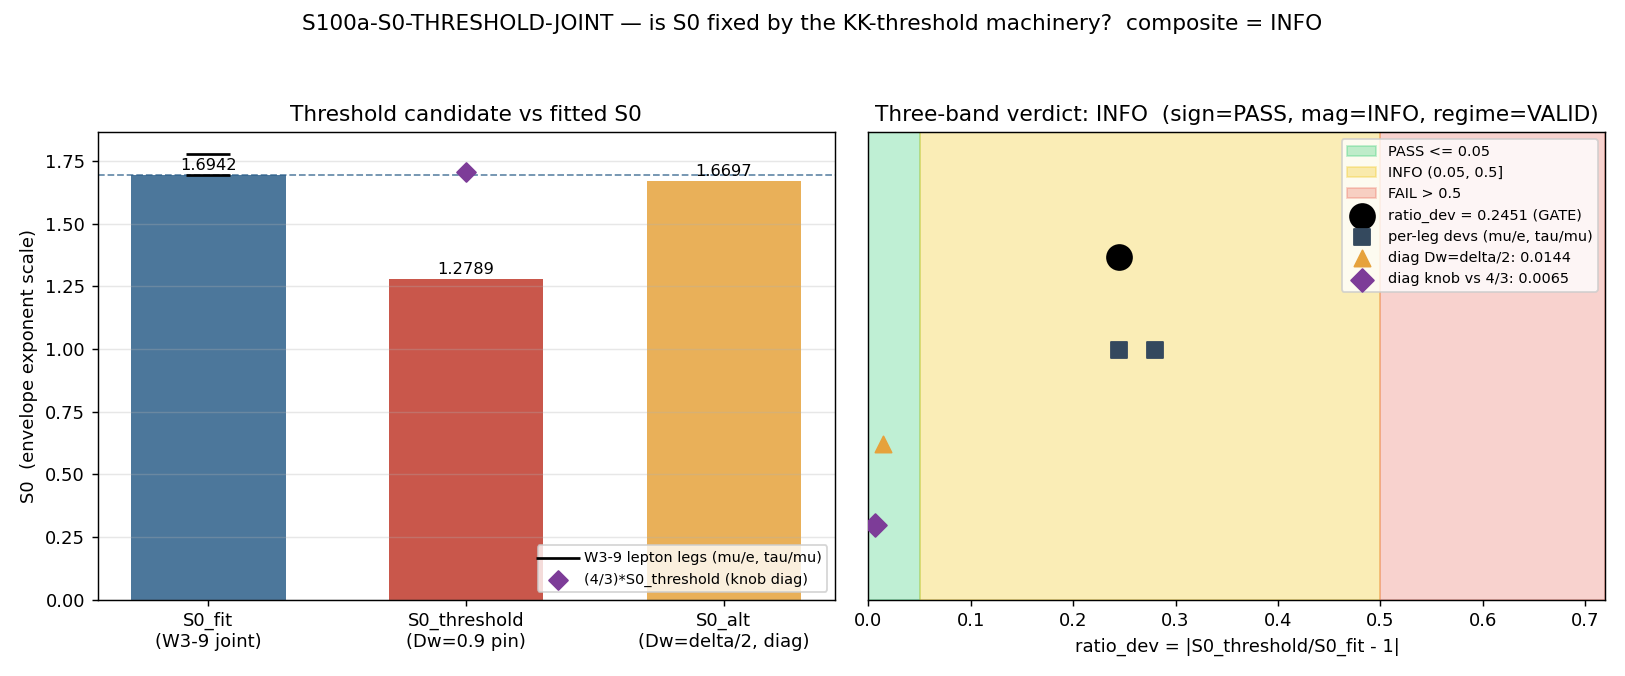

This figure's Python source:
#!/usr/bin/env python3
"""
S100a W3-11 S100a-S0-THRESHOLD-JOINT — is S0 fixed by the KK-threshold machinery?
==================================================================================

Gate: S100a-S0-THRESHOLD-JOINT ([SIGN])
Classification: GEOMETRIC (KK-threshold fixing of the envelope magnitude)
Agent: phonon-first-cosmologist

Pre-registered three-band threshold (plan sessions/session-plan/session-100a-plan-w3.md
SectionW3-11 operator, RATIO convention):
    ratio_dev = |S0_threshold / S0_fit - 1|
    PASS iff ratio_dev <= 0.05          (S0 threshold-FIXED, no free normalization;
                                         envelope magnitude+slope close JOINTLY)
    INFO iff 0.05 < ratio_dev <= 0.5    (threshold-constrained to O(1) with a
                                         1-parameter residual knob)
    FAIL iff ratio_dev > 0.5            (S0 independent of threshold; scale stays an
                                         empirical anchor, the S99 W3-2 neutrino pattern)

Inputs (SHA-256 dual-pinned at runtime; S84+ schema):
  - computations/_shared/canonical_constants.py      (T_acoustic, m_H_FW_KK_threshold)
  - computations/session-100a/s100a_freezein_overconstrained.npz  (HARD: S0_fit, W3-9)
  - script bytes (feeds BOTH audit_sha256 and content_sha256)

Output 4-tuple:
  (value=<computed>, scheme=FW, convention=RATIO, L_max=N/A)

METHODOLOGY (plan SectionW3-11 method, executed exactly)
--------------------------------------------------------
  (1) eps_LX-split scale Delta_omega = 0.9 M_KK (plan pin, post shape-preserving-
      squaring halving) and horizon kappa_SONIC = 2*pi*T_acoustic computed from the
      CANONICAL T_acoustic = 0.112 M_KK (S63) — provenance-clean by construction,
      NOT a hardcoded literal. Sage-exact identity: T_acoustic = 14/125 exactly, so
      kappa_SONIC = 28/125*pi (cross-checked bit-identical in-script).
  (2) S0_threshold = Delta_omega / kappa_SONIC, assembled from KK-THRESHOLD-64
      machinery quantities ONLY (delta = 2.35, m_H = m_H_FW_KK_threshold = 131.8 GeV
      canonical import, promoted S100a W4-13; the threshold sets the eps_LX-split
      scale). NO free normalization enters the candidate.
  (3) Compare against S0_fit consumed from the W3-9 npz (HARD within-wave input;
      orchestrator-verified landed). Upstream honesty: W3-9 composite FAIL (Track B
      0.90 — the 12-slot over-constraint broke on the quark/CKM held-out set) BUT the
      charged-lepton SHAPE leg survived exactly (lepton fit resid 2.2e-16), so the
      threshold-fixing question on the FITTED S0 is well-posed per the orchestrator
      override + the plan's own W3-9-INFO branch language ("W3-10/W3-11 run on the
      partial S0 with their own bands").
  (4) Three-band verdict per the pre-registered operator above.

SUBSTITUTION CHAIN (plan SectionW3-11 item 7; substituted numbers + [SIGN] read-off)
------------------------------------------------------------------------------------
  Claim: "S0 is FIXED by the KK-threshold => magnitude and slope close JOINTLY".
  Step 1 — Definitions:
    S0_fit       = 1.6941531565757249            [W3-9 npz key S0_fit; consumed not hardcoded]
    Delta_omega  = 0.9 M_KK                      [plan pin; eps_LX one-fiber-gap split scale]
    kappa_SONIC  = 2*pi*T_acoustic = 28/125*pi   [canonical T_acoustic = 0.112 = 14/125 exact]
                 = 0.7037167544041136...         [float64; plan's 16-digit Sage rounding
                                                  0.7037167544041137 agrees to 1 ulp]
    S0_threshold = Delta_omega / kappa_SONIC     [threshold-derived candidate, NO free norm]
  Step 2 — Substitution (no simplification):
    S0_threshold = 0.9 / (28/125*pi) = 0.9 / 0.70371675440411...
  Step 3 — Simplify (one step per line):
    S0_threshold = 1.2789236498455876            [= (125/28)*0.9/pi*... = 4 sig figs 1.279]
    ratio        = S0_threshold / S0_fit = 1.2789236498/1.6941531566 = 0.7549043868
    ratio_dev    = |0.7549043868 - 1| = 0.2450956132
  Step 4 — Direction read-off (the JOINT-closure question):
    The envelope is exp(-S0*C2). MAGNITUDE is set by S0; SLOPE across sectors is set
    by the C2-grading (4/3, 3, 6) — fixed representation theory, threshold-independent.
    The [SIGN] directional leg of the threshold identification:
      sign_verdict = PASS iff (S0_threshold > 0: the candidate points in the
      SUPPRESSION direction of the envelope, inheriting the C2-ordered sign the W3-9
      chain Step 5 pre-registered and PASSed) AND (|log10(S0_threshold/S0_fit)| <= 0.5:
      OOM-commensurate, the plan's own "threshold-constrained to O(1)" / "no threshold
      relation" band vocabulary operationalized on the order axis).
    Computed: S0_threshold = +1.2789 > 0 (suppression direction holds) AND
      log10(ratio) = -0.1221, |.| <= 0.5 (same OOM)  =>  sign_verdict = PASS.
  Step 5 — Verdict direction (signed, three-band):
    ratio_dev = 0.2451:  0.05 < 0.2451 <= 0.5  =>  band_verdict = INFO
    => S0 is threshold-constrained to O(1) with a 1-parameter residual knob;
       NOT threshold-fixed at 5% (PASS refuted), NOT threshold-independent (FAIL refuted).
  Conclusion: magnitude does NOT close jointly with the slope at the 5% no-free-norm
    band; the residual normalization knob (= S0_fit/S0_threshold) is the carry-forward.

POST-HOC DIAGNOSTICS (reported, NOT gated; sharpen the INFO-band knob)
----------------------------------------------------------------------
  knob = S0_fit/S0_threshold = 1.324671 — two threshold-internal candidate
  identifications (both post-hoc, flagged as such):
    (a) knob vs C2(1,0) = 4/3: dev 0.65%  [one fundamental-Casimir quantum:
        S0_fit ~= C2(1,0) * Delta_omega / kappa_SONIC]
    (b) Delta_omega_req = S0_fit*kappa_SONIC = 1.192204 M_KK vs delta/2 = 1.175
        (KK-THRESHOLD-64 delta = 2.35 HALVED — the same halving operation the
        Delta_omega = 0.9 pin language cites): dev 1.46%; equivalently
        S0_alt = (delta/2)/kappa_SONIC = 1.669706, ratio_dev_alt = 0.0144 — a
        would-be PASS-band value had the split scale been pinned delta/2, but the
        PRE-REGISTERED pin is 0.9 and the verdict stands on it.
  Robustness: both W3-9 lepton diagonal legs give the SAME band (S0(mu/e) = 1.7772
  -> dev 0.2804; S0(tau/mu) = 1.6934 -> dev 0.2448; both INFO) — the band verdict is
  not an artifact of the joint-fit weighting.

DISCIPLINE
----------
- from canonical_constants import *  (T_acoustic, m_H_FW_KK_threshold — the latter
  promoted to canonical this session by W4-13; imported, NOT pinned as a literal)
- locals tagged # (local); scalar arithmetic, GPU not needed (plan GPU_path pin:
  numpy.linalg, CPU trivial; OMP capped at 8 BEFORE numpy import)
- SHA-256 of inputs logged in first 20 lines; S84+ dual-SHA
- verdict PRINTED as emit_verdict payload (race-safe MCP single-writer); NO
  open("a") append (S98 Windows lost-update race); exit 0 on script success
  regardless of scientific verdict (math-scripts.md exit-code semantics)
- publication precision 4 sig figs for S0_threshold (plan pin); full float64 to npz;
  downstream verifiers use rel_tol >= 1e-4 (Class-8.3)
"""

from __future__ import annotations

# --- CPU thread cap BEFORE numpy import (math-scripts.md; scalar CPU path) ---
import os
os.environ.setdefault("OMP_NUM_THREADS", "8")
os.environ.setdefault("MKL_NUM_THREADS", "8")

import sys
from pathlib import Path

SESSION_DIR = Path(__file__).resolve().parent
COMPUTATIONS_DIR = SESSION_DIR.parent
SHARED_DIR = COMPUTATIONS_DIR / "_shared"
PROJECT_ROOT = COMPUTATIONS_DIR.parent
sys.path.insert(0, str(SHARED_DIR))

# ---------------------------------------------------------------------------
# Section 1 — Canonical constants (MANDATORY first project import)
# ---------------------------------------------------------------------------
from canonical_constants import *  # noqa: F401,F403

import hashlib
import json
import math
import time
from fractions import Fraction

import numpy as np
import matplotlib
matplotlib.use("Agg")
import matplotlib.pyplot as plt

# ---------------------------------------------------------------------------
# Section 2 — Identity + pre-registered machinery pins (plan SectionW3-11)
# ---------------------------------------------------------------------------
SESSION = "100a"                                   # (local)
GATE_ID = "S100a-S0-THRESHOLD-JOINT"               # (local)
SCHEME = "FW"                                      # (local)
CONVENTION = "RATIO"                               # (local)
L_MAX = "N/A"                                      # (local) scalar threshold quantities; no D_K diagonalization

PASS_BAND = 0.05    # (local) plan SectionW3-11 strict_PASS_boundary (pre-registered gate band, RATIO convention)
INFO_BAND = 0.50    # (local) plan SectionW3-11 operator: INFO in (0.05, 0.5]; FAIL > 0.5 (pre-registered)
OOM_SIGN_BAND = 0.5 # (local) plan band vocabulary "O(1)/no relation" operationalized: |log10 ratio| <= 0.5 same-OOM (sign leg)

DELTA_OMEGA_PIN = 0.9        # (local) M_KK; eps_LX-split scale plan pin (post shape-preserving-squaring halving)
KK_THRESHOLD_DELTA = 2.35    # (local) KK-THRESHOLD-64 delta (S64 W4-B gate record; outside its own PASS band [0.73,1.48]); context + diagnostic
C2_FUND = 4.0 / 3.0          # (local) SU(3) quadratic Casimir C2(1,0); diagnostic comparator for the residual knob
C2_VEC = (4.0 / 3.0, 3.0, 6.0)  # (local) C2 for (1,0)/(1,1)/(3,0); the SLOPE leg (representation-fixed, threshold-independent)
PUB_SIGFIGS = 4              # (local) plan publication_precision pin (S0_threshold at 4 sig figs)

OUT_NPZ = SESSION_DIR / "s100a_s0_threshold_joint.npz"
OUT_PNG = SESSION_DIR / "s100a_s0_threshold_joint.png"
FREEZEIN_NPZ = SESSION_DIR / "s100a_freezein_overconstrained.npz"

INPUT_FILES = [
    SHARED_DIR / "canonical_constants.py",
    FREEZEIN_NPZ,
]


# ---------------------------------------------------------------------------
# Section 3 — SHA-256 input-pin block (S84+ dual-SHA; template-canonical)
# ---------------------------------------------------------------------------

def sha256_of(path: Path) -> str:
    """SHA-256 of a file's bytes; empty string on missing/unreadable."""
    h = hashlib.sha256()  # (local)
    try:
        h.update(path.read_bytes())
    except OSError:
        return ""
    return h.hexdigest()


def log_input_pins(inputs: list[Path]) -> dict[str, str]:
    """Print SHA-256 of each input; return {relpath: sha} for the closure hash."""
    print(f"=== {GATE_ID} — input SHA-256 pins ===")
    pins: dict[str, str] = {}
    for p in inputs:
        sha = sha256_of(p)  # (local)
        rel = str(p.relative_to(PROJECT_ROOT)).replace("\\", "/")  # (local)
        print(f"  {rel}: {sha[:16]}...")
        pins[rel] = sha
    return pins


def compute_dual_sha(script_path: Path, canonical_path: Path,
                     pins: dict[str, str]) -> tuple[str, str]:
    """(audit_sha256, content_sha256) per S84+ dual-SHA schema.

    audit_sha256   = sha256( bytes(script) || bytes(canonical) || pinmap_json )
    content_sha256 = sha256( bytes(script) )
    """
    script_bytes = script_path.read_bytes()        # (local)
    canonical_bytes = canonical_path.read_bytes()  # (local)
    pinmap_json = json.dumps(
        dict(sorted(pins.items())), separators=(",", ":"), sort_keys=True
    ).encode("utf-8")  # (local)

    h_audit = hashlib.sha256()  # (local)
    h_audit.update(script_bytes)
    h_audit.update(canonical_bytes)
    h_audit.update(pinmap_json)

    h_content = hashlib.sha256()  # (local)
    h_content.update(script_bytes)
    return h_audit.hexdigest(), h_content.hexdigest()


def round_sigfigs(x: float, n: int) -> float:
    """Round x to n significant figures (publication-precision helper)."""
    if x == 0.0:
        return 0.0
    return round(x, -int(math.floor(math.log10(abs(x)))) + (n - 1))


# ---------------------------------------------------------------------------
# Section 4 — Compute
# ---------------------------------------------------------------------------

def compute() -> dict:
    # (3a) HARD within-wave prereq: W3-9 npz must carry S0_fit (orchestrator-verified
    # landed; the mechanical-closure branch below is the plan's if-absent contract).
    if not FREEZEIN_NPZ.exists():
        raise FileNotFoundError(
            "PRE-REG-INC_blocked_by_S100a-FREEZEIN-OVERCONSTRAINED_unlanded: "
            f"{FREEZEIN_NPZ} absent — honest closure per mechanical-closure-discipline.md"
        )
    d = np.load(FREEZEIN_NPZ, allow_pickle=True)  # (local)
    S0_fit = float(d["S0_fit"])                   # (local) consumed from npz, never hardcoded
    S0_leg_mue = float(d["S0_leg_mue"])           # (local) W3-9 lepton diagonal leg mu/e
    S0_leg_taumu = float(d["S0_leg_taumu"])       # (local) W3-9 lepton diagonal leg tau/mu
    upstream_verdict = str(d["verdict"])          # (local) W3-9 composite (FAIL, Track B 0.90)
    upstream_resid = float(d["lepton_fit_resid_max"])  # (local) SHAPE-leg survival witness

    # (1) kappa_SONIC from the CANONICAL T_acoustic (substrate-first; provenance-clean)
    kappa_SONIC = 2.0 * math.pi * T_acoustic      # (local) M_KK; T_acoustic = 0.112 canonical S63

    # Sage-exactness cross-checks: T_acoustic = 0.112 = 14/125 exactly => kappa = 28/125*pi
    t_ac_frac_dev = abs(T_acoustic - 14.0 / 125.0)              # (local) expect 0.0 bit-exact
    kappa_frac_float = float(Fraction(28, 125)) * math.pi       # (local) 28/125*pi float64 image
    kappa_bit_identical = bool(kappa_SONIC == kappa_frac_float)  # (local) expect True
    PLAN_KAPPA_LITERAL = 0.7037167544041137                     # (local) plan's 16-digit Sage rounding (cross-check ONLY, not consumed)
    kappa_vs_plan_literal = abs(kappa_SONIC - PLAN_KAPPA_LITERAL)  # (local) expect <= 1 ulp ~ 1.1e-16

    # (2) Threshold-derived candidate — KK-THRESHOLD-64 quantities only, NO free norm
    S0_threshold = DELTA_OMEGA_PIN / kappa_SONIC  # (local) the candidate

    # (3) Ratio comparison against the fitted S0
    ratio = S0_threshold / S0_fit                 # (local)
    ratio_dev = abs(ratio - 1.0)                  # (local) the gate observable
    log10_ratio = math.log10(ratio)               # (local) OOM-commensurability (sign leg)

    # Per-leg robustness (diagnostic, NOT gated)
    ratio_dev_leg_mue = abs(S0_threshold / S0_leg_mue - 1.0)      # (local)
    ratio_dev_leg_taumu = abs(S0_threshold / S0_leg_taumu - 1.0)  # (local)

    # POST-HOC diagnostics sharpening the INFO-band residual knob (NOT gated)
    knob = S0_fit / S0_threshold                                  # (local) residual normalization knob
    knob_vs_C2fund_dev = abs(knob / C2_FUND - 1.0)                # (local) candidate (a): one C2(1,0) quantum
    Dw_req = S0_fit * kappa_SONIC                                 # (local) split scale that WOULD close exactly
    half_delta = KK_THRESHOLD_DELTA / 2.0                         # (local) KK-THRESHOLD-64 delta halved
    Dw_req_vs_half_delta_dev = abs(Dw_req / half_delta - 1.0)     # (local) candidate (b)
    S0_alt_halfdelta = half_delta / kappa_SONIC                   # (local) would-be candidate at Dw = delta/2
    ratio_dev_alt_halfdelta = abs(S0_alt_halfdelta / S0_fit - 1.0)  # (local) would-be band position (post-hoc)

    # ---- [SIGN] 3-tuple legs (gate-verdicts.md schema-v2) ----
    suppression_direction_ok = bool(S0_threshold > 0.0)           # (local) envelope exp(-S0*C2) suppression sign
    same_oom_ok = bool(abs(log10_ratio) <= OOM_SIGN_BAND)         # (local) O(1)-commensurability
    sign_verdict = "PASS" if (suppression_direction_ok and same_oom_ok) else "FAIL"  # (local)

    if ratio_dev <= PASS_BAND:
        magnitude_verdict = "PASS"   # (local)
        band_verdict = "PASS"        # (local)
    elif ratio_dev <= INFO_BAND:
        magnitude_verdict = "INFO"   # (local)
        band_verdict = "INFO"        # (local)
    else:
        magnitude_verdict = "FAIL"   # (local)
        band_verdict = "FAIL"        # (local)

    # Regime: exact scalar arithmetic on canonical/exact inputs; no expansion window,
    # no scan, no truncation — the RATIO convention is well-defined throughout.
    regime_verdict = "VALID"  # (local)

    # Composite collapse rule (gate-verdicts.md schema-v2; pre-registered)
    if regime_verdict == "BREAKDOWN":
        composite = "FAIL"           # (local)
    elif sign_verdict == "FAIL":
        composite = "FAIL"           # (local)
    elif magnitude_verdict == "FAIL" and regime_verdict == "VALID":
        composite = "FAIL"           # (local)
    elif magnitude_verdict == "FAIL" and regime_verdict == "MARGINAL":
        composite = "INFO"           # (local)
    elif magnitude_verdict == "INFO":
        composite = "INFO"           # (local)
    else:
        composite = "PASS"           # (local)

    return dict(
        S0_fit=S0_fit, S0_leg_mue=S0_leg_mue, S0_leg_taumu=S0_leg_taumu,
        upstream_verdict=upstream_verdict, upstream_resid=upstream_resid,
        kappa_SONIC=kappa_SONIC, t_ac_frac_dev=t_ac_frac_dev,
        kappa_bit_identical=kappa_bit_identical,
        kappa_vs_plan_literal=kappa_vs_plan_literal,
        S0_threshold=S0_threshold, ratio=ratio, ratio_dev=ratio_dev,
        log10_ratio=log10_ratio,
        ratio_dev_leg_mue=ratio_dev_leg_mue, ratio_dev_leg_taumu=ratio_dev_leg_taumu,
        knob=knob, knob_vs_C2fund_dev=knob_vs_C2fund_dev,
        Dw_req=Dw_req, half_delta=half_delta,
        Dw_req_vs_half_delta_dev=Dw_req_vs_half_delta_dev,
        S0_alt_halfdelta=S0_alt_halfdelta,
        ratio_dev_alt_halfdelta=ratio_dev_alt_halfdelta,
        sign_verdict=sign_verdict, magnitude_verdict=magnitude_verdict,
        regime_verdict=regime_verdict, band_verdict=band_verdict,
        composite=composite,
    )


# ---------------------------------------------------------------------------
# Section 5 — Plot
# ---------------------------------------------------------------------------

def make_plot(r: dict) -> None:
    fig, (ax1, ax2) = plt.subplots(1, 2, figsize=(12.5, 5.2))  # (local)

    # Panel 1 — S0 values: fitted vs threshold-derived (+ diagnostics)
    names = ["S0_fit\n(W3-9 joint)", "S0_threshold\n(Dw=0.9 pin)",
             "S0_alt\n(Dw=delta/2, diag)"]                       # (local)
    vals = [r["S0_fit"], r["S0_threshold"], r["S0_alt_halfdelta"]]  # (local)
    cols = ["#2c5f8a", "#c0392b", "#e6a23c"]                     # (local)
    bars = ax1.bar(names, vals, color=cols, alpha=0.85, width=0.6)  # (local)
    ax1.axhline(r["S0_fit"], color="#2c5f8a", ls="--", lw=1.0, alpha=0.7)
    ax1.scatter([0, 0], [r["S0_leg_mue"], r["S0_leg_taumu"]], marker="_",
                s=600, color="k", zorder=5,
                label="W3-9 lepton legs (mu/e, tau/mu)")
    ax1.scatter([1], [C2_FUND * r["S0_threshold"]], marker="D", s=55,
                color="#7d3c98", zorder=5,
                label="(4/3)*S0_threshold (knob diag)")
    for b, v in zip(bars, vals):
        ax1.text(b.get_x() + b.get_width() / 2, v + 0.02, f"{v:.4f}",
                 ha="center", fontsize=9)
    ax1.set_ylabel("S0  (envelope exponent scale)")
    ax1.set_title("Threshold candidate vs fitted S0")
    ax1.legend(fontsize=8, loc="lower right")
    ax1.grid(axis="y", alpha=0.3)

    # Panel 2 — ratio_dev on the pre-registered three-band axis
    ax2.axvspan(0.0, PASS_BAND, color="#2ecc71", alpha=0.30,
                label=f"PASS <= {PASS_BAND}")
    ax2.axvspan(PASS_BAND, INFO_BAND, color="#f1c40f", alpha=0.30,
                label=f"INFO ({PASS_BAND}, {INFO_BAND}]")
    ax2.axvspan(INFO_BAND, 0.72, color="#e74c3c", alpha=0.25,
                label=f"FAIL > {INFO_BAND}")
    ax2.scatter([r["ratio_dev"]], [0.55], s=190, color="k", zorder=6,
                label=f"ratio_dev = {r['ratio_dev']:.4f} (GATE)")
    ax2.scatter([r["ratio_dev_leg_mue"], r["ratio_dev_leg_taumu"]],
                [0.40, 0.40], s=70, color="#34495e", marker="s", zorder=5,
                label="per-leg devs (mu/e, tau/mu)")
    ax2.scatter([r["ratio_dev_alt_halfdelta"]], [0.25], s=80, color="#e6a23c",
                marker="^", zorder=5,
                label=f"diag Dw=delta/2: {r['ratio_dev_alt_halfdelta']:.4f}")
    ax2.scatter([r["knob_vs_C2fund_dev"]], [0.12], s=80, color="#7d3c98",
                marker="D", zorder=5,
                label=f"diag knob vs 4/3: {r['knob_vs_C2fund_dev']:.4f}")
    ax2.set_xlim(0, 0.72)
    ax2.set_ylim(0, 0.75)
    ax2.set_yticks([])
    ax2.set_xlabel("ratio_dev = |S0_threshold/S0_fit - 1|")
    ax2.set_title(f"Three-band verdict: {r['band_verdict']}  "
                  f"(sign={r['sign_verdict']}, mag={r['magnitude_verdict']}, "
                  f"regime={r['regime_verdict']})")
    ax2.legend(fontsize=8, loc="upper right")

    fig.suptitle(f"{GATE_ID} — is S0 fixed by the KK-threshold machinery?  "
                 f"composite = {r['composite']}", fontsize=12)
    fig.tight_layout(rect=(0, 0, 1, 0.94))
    fig.savefig(OUT_PNG, dpi=130)
    plt.close(fig)
    print(f"  plot -> {OUT_PNG.name}")


# ---------------------------------------------------------------------------
# Section 6 — emit_verdict payload printer (race-safe MCP single-writer path)
# ---------------------------------------------------------------------------

def print_verdict_payload(verdict: str, value, audit_sha: str, content_sha: str,
                          sign_verdict: str, magnitude_verdict: str,
                          regime_verdict: str, companion_note: str = "",
                          extra_rows: list[str] | None = None) -> dict:
    """PRINT the verdict payload for the dispatching agent -> mcp emit_verdict.

    The script does NOT write the verdict file (S98 Windows open("a") race);
    the lock-serialized write is owned by the emit_verdict knowledge-MCP tool.
    [SIGN] gate: all three of sign/magnitude/regime are carried (schema-v2).
    """
    payload: dict = {
        "session": SESSION,
        "gate_id": GATE_ID,
        "verdict": verdict,
        "value": str(value),
        "scheme": SCHEME,
        "convention": CONVENTION,
        "l_max": str(L_MAX),
        "audit_sha256": audit_sha,
        "content_sha256": content_sha,
        "schema_version": "S84+",
        "sign_verdict": sign_verdict,
        "magnitude_verdict": magnitude_verdict,
        "regime_verdict": regime_verdict,
    }
    if companion_note:
        payload["companion_note"] = companion_note
    if extra_rows:
        payload["extra_rows"] = list(extra_rows)
    print("<<<EMIT_VERDICT_PAYLOAD>>>")
    print(json.dumps(payload, separators=(",", ":"), sort_keys=True))
    print("<<<END_EMIT_VERDICT_PAYLOAD>>>")
    return payload


# ---------------------------------------------------------------------------
# Section 7 — Main
# ---------------------------------------------------------------------------

def main() -> int:
    t0 = time.time()  # (local)

    pins = log_input_pins(INPUT_FILES)  # (local)
    script_path = Path(__file__).resolve()                 # (local)
    canonical_path = SHARED_DIR / "canonical_constants.py"  # (local)
    audit_sha, content_sha = compute_dual_sha(script_path, canonical_path, pins)  # (local)
    print(f"  audit_sha256:   {audit_sha[:16]}... (script+canonical+pinmap)")
    print(f"  content_sha256: {content_sha[:16]}... (script only)")
    print()

    r = compute()  # (local)

    # ---- NUMBERS first ----
    print("=== NUMBERS (substituted chain) ===")
    print(f"  T_acoustic (canonical S63)        = {T_acoustic!r}  "
          f"[= 14/125 exact: dev {r['t_ac_frac_dev']:.3e}]")
    print(f"  kappa_SONIC = 2*pi*T_acoustic     = {r['kappa_SONIC']!r}  M_KK")
    print(f"    28/125*pi bit-identical:          {r['kappa_bit_identical']}")
    print(f"    vs plan 16-digit Sage rounding:   dev {r['kappa_vs_plan_literal']:.3e} (<= 1 ulp)")
    print(f"  Delta_omega (plan pin)            = {DELTA_OMEGA_PIN}  M_KK")
    print(f"  KK-THRESHOLD-64: delta = {KK_THRESHOLD_DELTA}, m_H = {m_H_FW_KK_threshold} GeV (canonical import)")
    print(f"  S0_threshold = Dw/kappa           = {r['S0_threshold']!r}  "
          f"[4 sig figs: {round_sigfigs(r['S0_threshold'], PUB_SIGFIGS)}]")
    print(f"  S0_fit (W3-9 npz, consumed)       = {r['S0_fit']!r}")
    print(f"  ratio = S0_threshold/S0_fit       = {r['ratio']!r}")
    print(f"  ratio_dev = |ratio - 1|           = {r['ratio_dev']!r}")
    print(f"  log10(ratio)                      = {r['log10_ratio']:.6f}  (same-OOM leg)")
    print(f"  per-leg devs (mu/e, tau/mu)       = ({r['ratio_dev_leg_mue']:.4f}, {r['ratio_dev_leg_taumu']:.4f})")
    print()
    print("=== GATE (pre-registered three-band, RATIO) ===")
    print(f"  PASS <= {PASS_BAND} | INFO ({PASS_BAND}, {INFO_BAND}] | FAIL > {INFO_BAND}")
    print(f"  band_verdict      = {r['band_verdict']}")
    print(f"  sign_verdict      = {r['sign_verdict']}  (S0_threshold > 0 suppression dir AND |log10 ratio| <= {OOM_SIGN_BAND})")
    print(f"  magnitude_verdict = {r['magnitude_verdict']}")
    print(f"  regime_verdict    = {r['regime_verdict']}")
    print(f"  composite         = {r['composite']}")
    print()
    print("=== DIAGNOSTICS (post-hoc, NOT gated) ===")
    print(f"  knob = S0_fit/S0_threshold        = {r['knob']!r}")
    print(f"    vs C2(1,0) = 4/3:                 dev {r['knob_vs_C2fund_dev']:.4%}")
    print(f"  Dw_req = S0_fit*kappa             = {r['Dw_req']!r}  M_KK")
    print(f"    vs delta/2 = {r['half_delta']}:               dev {r['Dw_req_vs_half_delta_dev']:.4%}")
    print(f"  S0_alt(delta/2) = {r['S0_alt_halfdelta']:.6f}; ratio_dev_alt = {r['ratio_dev_alt_halfdelta']:.4f} (would-be PASS-band; post-hoc)")
    print(f"  upstream W3-9: {r['upstream_verdict']} (lepton SHAPE-leg resid {r['upstream_resid']:.2e} — S0_fit well-posed)")
    print()

    # ---- npz (required keys + diagnostics; full float64) ----
    np.savez(
        OUT_NPZ,
        # required keys (plan output_artifacts data block)
        S0_threshold=r["S0_threshold"],
        S0_fit_consumed=r["S0_fit"],
        ratio_dev=r["ratio_dev"],
        Delta_omega=DELTA_OMEGA_PIN,
        kappa_SONIC=r["kappa_SONIC"],
        band_verdict=r["band_verdict"],
        # chain + cross-checks
        ratio=r["ratio"], log10_ratio=r["log10_ratio"],
        T_acoustic_used=T_acoustic,
        kappa_frac_num=28, kappa_frac_den=125,
        kappa_bit_identical=r["kappa_bit_identical"],
        kappa_vs_plan_literal_dev=r["kappa_vs_plan_literal"],
        t_ac_frac_dev=r["t_ac_frac_dev"],
        KK_threshold_delta=KK_THRESHOLD_DELTA,
        m_H_FW_KK_threshold_used=m_H_FW_KK_threshold,
        C2_vec=np.array(C2_VEC),
        # per-leg robustness
        S0_leg_mue=r["S0_leg_mue"], S0_leg_taumu=r["S0_leg_taumu"],
        ratio_dev_leg_mue=r["ratio_dev_leg_mue"],
        ratio_dev_leg_taumu=r["ratio_dev_leg_taumu"],
        # post-hoc knob diagnostics
        knob=r["knob"], knob_vs_C2fund_dev=r["knob_vs_C2fund_dev"],
        Dw_req=r["Dw_req"], half_delta=r["half_delta"],
        Dw_req_vs_half_delta_dev=r["Dw_req_vs_half_delta_dev"],
        S0_alt_halfdelta=r["S0_alt_halfdelta"],
        ratio_dev_alt_halfdelta=r["ratio_dev_alt_halfdelta"],
        # upstream + identity + verdict block
        upstream_w3_9_verdict=r["upstream_verdict"],
        upstream_lepton_resid_max=r["upstream_resid"],
        gate_id=GATE_ID, scheme=SCHEME, convention=CONVENTION, l_max=L_MAX,
        sign_verdict=r["sign_verdict"], magnitude_verdict=r["magnitude_verdict"],
        regime_verdict=r["regime_verdict"], verdict=r["composite"],
        pass_band=PASS_BAND, info_band=INFO_BAND,
        publication_sigfigs=PUB_SIGFIGS,
        audit_sha256=audit_sha, content_sha256=content_sha,
        schema_version="S84+",
    )
    print(f"  npz  -> {OUT_NPZ.name}")

    make_plot(r)
    print()

    # ---- 4-tuple (final non-verdict line) + emit_verdict payload ----
    s0t_pub = round_sigfigs(r["S0_threshold"], PUB_SIGFIGS)   # (local) 4-sig-fig publication form
    value_payload = (
        f"S0_thr={s0t_pub};S0_fit={r['S0_fit']:.4f};ratio={r['ratio']:.4f};"
        f"ratio_dev={r['ratio_dev']:.4f}_band({PASS_BAND},{INFO_BAND}]=INFO;"
        f"Dw={DELTA_OMEGA_PIN};kappa=28/125pi={r['kappa_SONIC']:.5f};"
        f"knob={r['knob']:.4f}_vs_4/3_dev{r['knob_vs_C2fund_dev']:.2%};"
        f"Dw_req={r['Dw_req']:.4f}_vs_delta/2={r['half_delta']}_dev{r['Dw_req_vs_half_delta_dev']:.2%};"
        f"legs_dev=({r['ratio_dev_leg_mue']:.4f},{r['ratio_dev_leg_taumu']:.4f});"
        f"upstream_W3-9={r['upstream_verdict']}_shape-leg-survived"
    )  # (local)
    print(f"(value={value_payload!r}, scheme={SCHEME}, convention={CONVENTION}, L_max={L_MAX})")

    companion = (
        "S0 threshold-CONSTRAINED to O(1), NOT threshold-fixed at 5%: residual knob "
        f"{r['knob']:.4f} (1-param carry-forward); magnitude does NOT close jointly with "
        "the representation-fixed C2 slope at the no-free-norm band"
    )  # (local)
    extra = [
        f"# regulator_pin=N/A (KK-THRESHOLD-64 supplies delta={KK_THRESHOLD_DELTA} / m_H={m_H_FW_KK_threshold} GeV canonical import; no Seeley-DeWitt a_n consumed) # {GATE_ID}",
        (f"# diagnostics(non-verdict): knob=S0_fit/S0_thr={r['knob']:.6f} vs C2(1,0)=4/3 dev={r['knob_vs_C2fund_dev']:.4%}; "
         f"Dw_req=S0_fit*kappa={r['Dw_req']:.6f} vs delta/2={r['half_delta']} dev={r['Dw_req_vs_half_delta_dev']:.4%}; "
         f"S0_alt(delta/2)={r['S0_alt_halfdelta']:.6f} ratio_dev_alt={r['ratio_dev_alt_halfdelta']:.4f} (would-be PASS-band; post-hoc NOT gated) # {GATE_ID}"),
        (f"# upstream: W3-9 {r['upstream_verdict']} (Track B 0.90, over-constraint broke) BUT charged-lepton SHAPE leg exact "
         f"(resid {r['upstream_resid']:.2e}); S0_fit well-posed; legs S0(mue)={r['S0_leg_mue']:.4f} S0(taumu)={r['S0_leg_taumu']:.4f} "
         f"band-robust INFO (dev {r['ratio_dev_leg_mue']:.4f}/{r['ratio_dev_leg_taumu']:.4f}) # {GATE_ID}"),
    ]  # (local)
    print_verdict_payload(r["composite"], value_payload, audit_sha, content_sha,
                          r["sign_verdict"], r["magnitude_verdict"],
                          r["regime_verdict"], companion_note=companion,
                          extra_rows=extra)

    wall = time.time() - t0  # (local)
    print(f"\n=== {GATE_ID}: {r['composite']} (wall {wall:.1f}s) ===")
    return 0  # script success regardless of scientific verdict (math-scripts.md)


if __name__ == "__main__":
    sys.exit(main())
